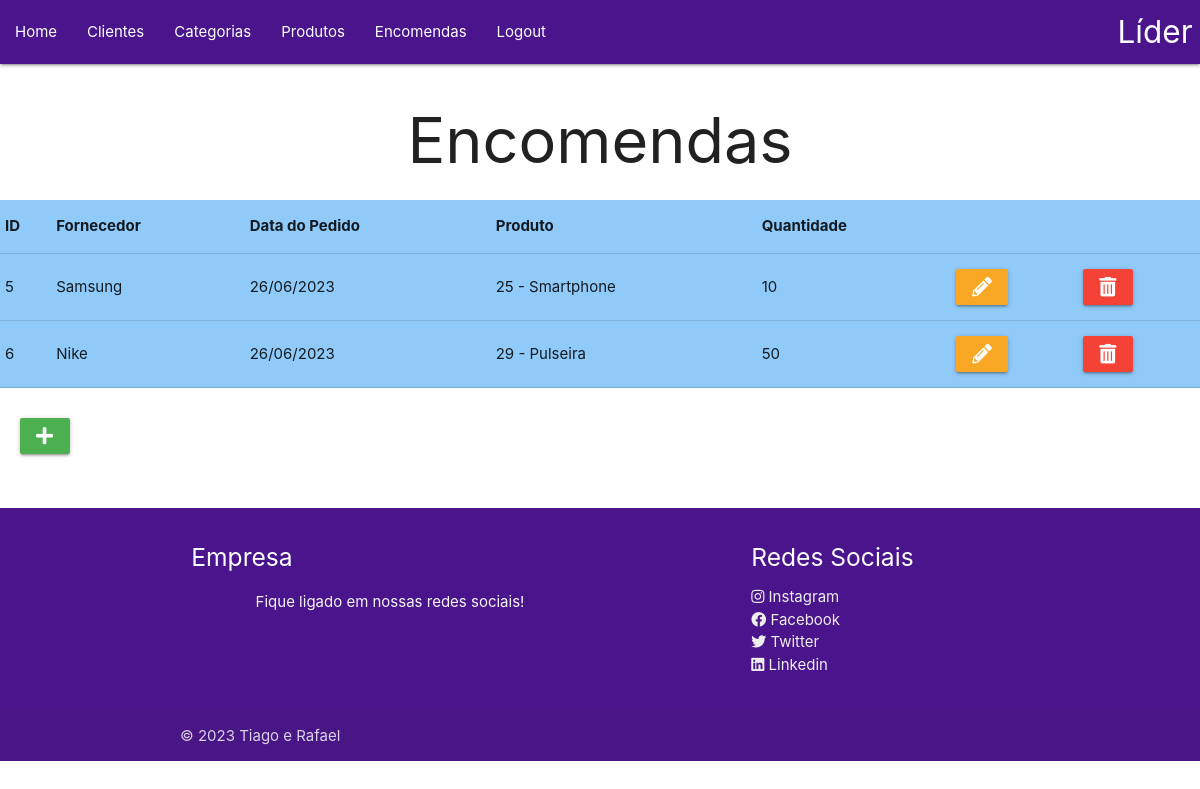
The page /VIEW/encomenda/listarEncomendas.php (signed in) on the database as committed earlier.
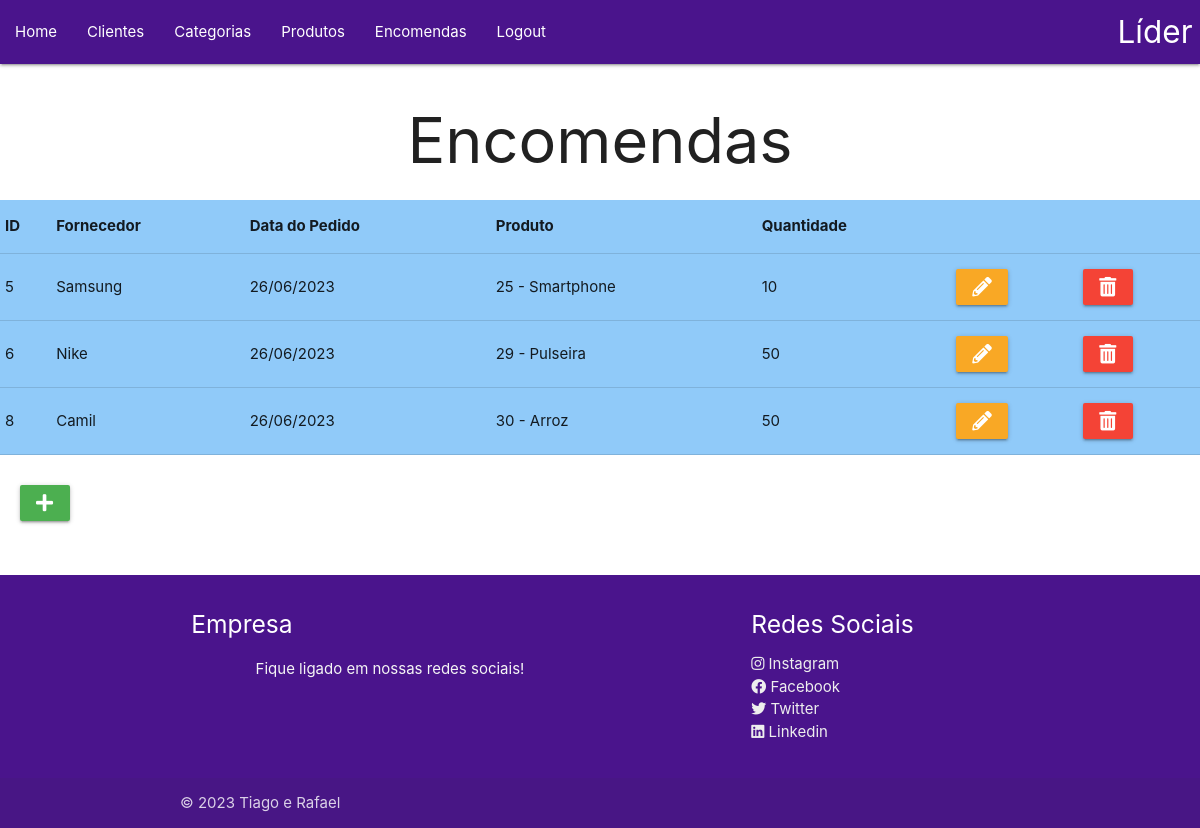
The same page on the database as committed later.
### tables this page shows
CREATE TABLE `encomenda` (
  `id` int(11) NOT NULL,
  `fornecedor` varchar(35) NOT NULL,
  `data_pedido` date NOT NULL,
  `id_produto` int(11) NOT NULL,
  `quantidade` int(11) NOT NULL
);

CREATE TABLE `produto` (
  `id` int(11) NOT NULL,
  `nome` varchar(35) NOT NULL,
  `id_categoria` int(11) NOT NULL,
  `valor` float NOT NULL,
  `qntd_estoque` int(11) NOT NULL
);

### DAL/dalEncomenda.php (called while the page is built, shortened)
<?php
include_once 'C:\xampp\htdocs\empresa\MODEL\Encomenda.php';
class dalEncomenda {
    public function Select() {
        $con = Conexao::conectar();
        $sql = 'SELECT * FROM encomenda;';
        $result = $con->query($sql);
        $lstEncomendas = [];
        foreach ($result as $linha) {
            $encomenda = new \MODEL\Encomenda();
            $encomenda->setId($linha['id']);
            $encomenda->setFornecedor($linha['fornecedor']);
            $encomenda->setDataPedido($linha['data_pedido']);
            $encomenda->setIdProduto($linha['id_produto']);
            $encomenda->setQuantidade($linha['quantidade']);
            $lstEncomendas[] = $encomenda;
        }
        return $lstEncomendas;
    }
}

### BLL/bllEncomenda.php (called while the page is built, shortened)
<?php
include_once "../../DAL/dalEncomenda.php";
include_once "../../DAL/dalProduto.php";
class bllEncomenda {
    public function Select() {
        $dal = new \DAL\dalEncomenda();
        return $dal->Select();
    }
}
?>

### MODEL/Encomenda.php (called while the page is built, shortened)
<?php
class Encomenda {
    private ?int $id;
    private ?string $fornecedor;
    private ?string $data_pedido;
    private ?int $id_produto;
    private ?int $quantidade;
    public function __construct(?int $id = null, ?string $fornecedor = null, ?int $id_produto = null, ?int $quantidade = null) {
        $this->id = $id;
        $this->fornecedor = $fornecedor;
        $this->data_pedido = date('Y-m-d');
        $this->id_produto = $id_produto;
        $this->quantidade = $quantidade;
    }
    public function getId(): ?int {
        return $this->id;
    }
    public function setId(?int $id): void {
        $this->id = $id;
    }
    public function getFornecedor(): ?string {
        return $this->fornecedor;
    }
    public function setFornecedor(?string $fornecedor): void {
        $this->fornecedor = $fornecedor;
    }
    public function getDataPedido(): ?string {
        return $this->data_pedido;
    }
    public function setDataPedido(?string $data_pedido): void {
        $this->data_pedido = $data_pedido;
    }
    public function getIdProduto(): ?int {
        return $this->id_produto;
    }
    public function setIdProduto(?int $id_produto): void {
        $this->id_produto = $id_produto;
    }
    public function getQuantidade(): ?int {
        return $this->quantidade;
    }
    public function setQuantidade(?int $quantidade): void {
        $this->quantidade = $quantidade;
    }
}
?>

### DAL/dalProduto.php (called while the page is built, shortened)
<?php
include_once 'C:\xampp\htdocs\empresa\MODEL\Produto.php';
class dalProduto {
    public function SelectID(int $id){
        $sql = "SELECT * FROM produto WHERE id=?;";
        $pdo = Conexao::conectar();
        $query = $pdo->prepare($sql);
        $query->execute (array($id));
        $linha = $query->fetch(\PDO::FETCH_ASSOC);
        $produto = new \MODEL\Produto();
        $produto->setId($linha['id']);
        $produto->setNome($linha['nome']);
        $produto->setIdCategoria($linha['id_categoria']);
        $produto->setValor($linha['valor']);
        $produto->setQuantidadeEstoque($linha['qntd_estoque']);
        return $produto;
    }
}

### BLL/bllProduto.php (called while the page is built, shortened)
<?php
include_once "../../DAL/dalProduto.php";
class bllProduto {
    public function SelectID (int $id){
        $dal = new  \DAL\dalProduto();
        return $dal->SelectID($id);
    }
}
?>

### MODEL/Produto.php (called while the page is built, shortened)
<?php
class Produto {
    private ?string $nome;
    public function __construct(?int $id = null, ?string $nome = null, ?int $idCategoria = null, ?float $valor = null, ?int $quantidadeEstoque = null) {
        $this->nome = $nome;
    }
    public function getNome(): ?string {
        return $this->nome;
    }
    public function setNome(?string $nome): void {
        $this->nome = $nome;
    }
}
?>

### VIEW/encomenda/listarEncomendas.php (the view, shortened to what the changed rows need)
<?php
include_once 'C:\xampp\htdocs\empresa\BLL\bllEncomenda.php';
include_once 'C:\xampp\htdocs\empresa\BLL\bllProduto.php';
$bllEncomenda = new \BLL\bllEncomenda();
$lstEncomenda = $bllEncomenda->Select();
$bllProduto = new \BLL\bllProduto();
function formatarData($data) {
    return date('d/m/Y', strtotime($data));
}
?>
<!DOCTYPE html>
<html lang="pt-br">
<head>
    <link rel="stylesheet" href="https://cdnjs.cloudflare.com/ajax/libs/materialize/1.0.0/css/materialize.min.css">
    <link rel="stylesheet" href="https://cdnjs.cloudflare.com/ajax/libs/font-awesome/5.15.3/css/all.min.css">
</head>
<body>
    <?php include_once '../menu.php'; ?>
    <h1 class="center">Encomendas</h1>
    <table class="highlight blue lighten-3">
        <tr>
            <th>ID</th>
            <th>Fornecedor</th>
            <th>Data do Pedido</th>
            <th>Produto</th>
            <th>Quantidade</th>
        </tr>
        <?php
        foreach ($lstEncomenda as $encomenda) {
            $produto = $bllProduto->SelectID($encomenda->getIdProduto());
        ?>
            <tr>
                <td><?php echo $encomenda->getId(); ?></td>
                <td><?php echo $encomenda->getFornecedor(); ?></td>
                <td><?php echo formatarData($encomenda->getDataPedido()); ?></td>
                <td><?php echo $encomenda->getIdProduto() . ' - ' . $produto->getNome(); ?></td>
                <td><?php echo $encomenda->getQuantidade(); ?></td>
                <td>
                    <a class="waves-effect waves-light yellow darken-3 btn" onclick="JavaScript:location.href='editarEncomenda.php?id=' + <?php echo $encomenda->getId(); ?>">
                        <i class="fas fa-pencil-alt"></i>
                    </a>
                </td>
                <td>
                    <a class="waves-effect waves-light red btn" onclick="JavaScript:remover(<?php echo $encomenda->getId(); ?>)">
                        <i class="fas fa-trash-alt"></i>
                    </a>
                </td>
            </tr>
        <?php
        }
        ?>
    </table>
    <?php include_once '../rodape.php'; ?>
</body>
</html>

Rows that differ between the two databases and show on the page:
added encomenda: id "8", fornecedor "Camil", data_pedido "26/06/2023", id_produto "30", id_produto.nome "Arroz", quantidade "50"
